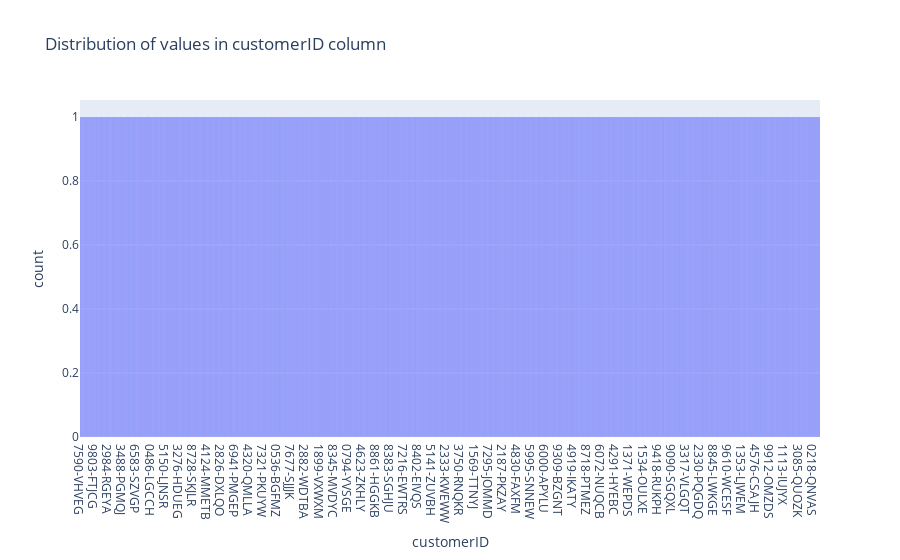
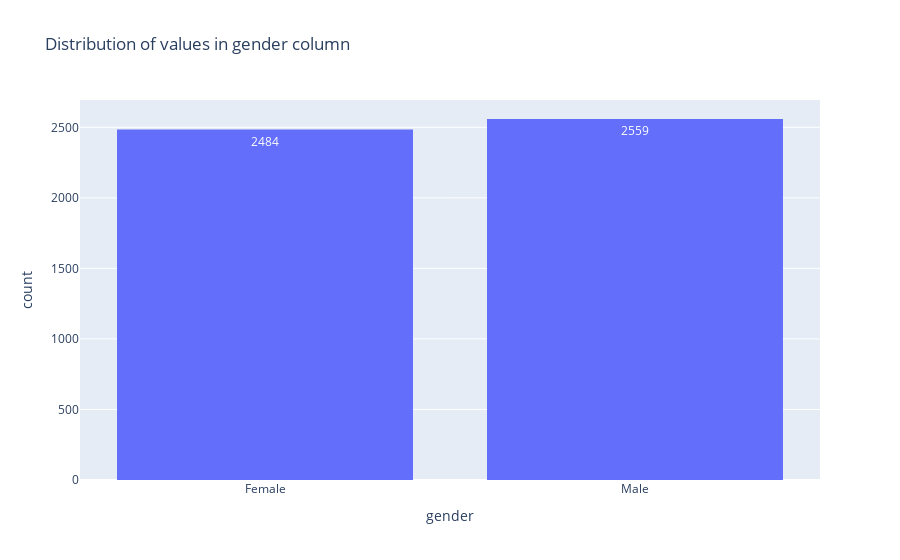
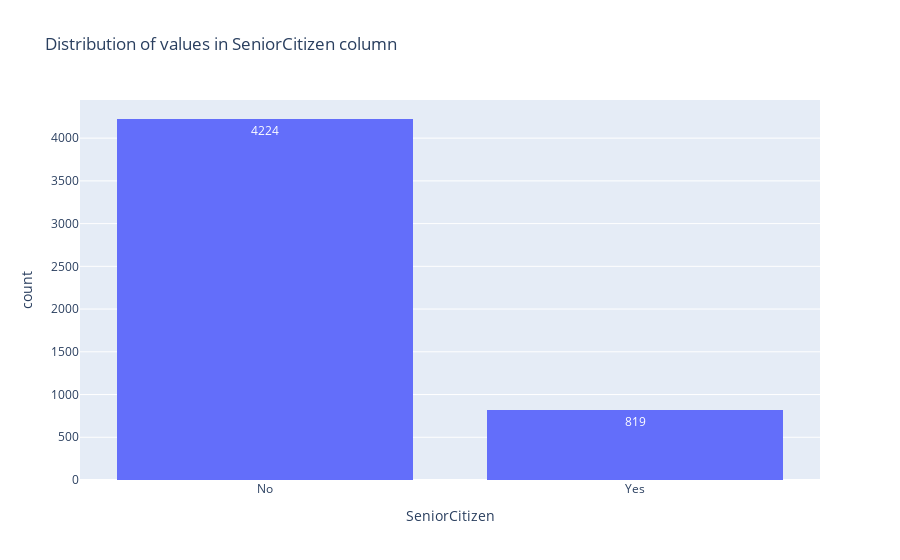
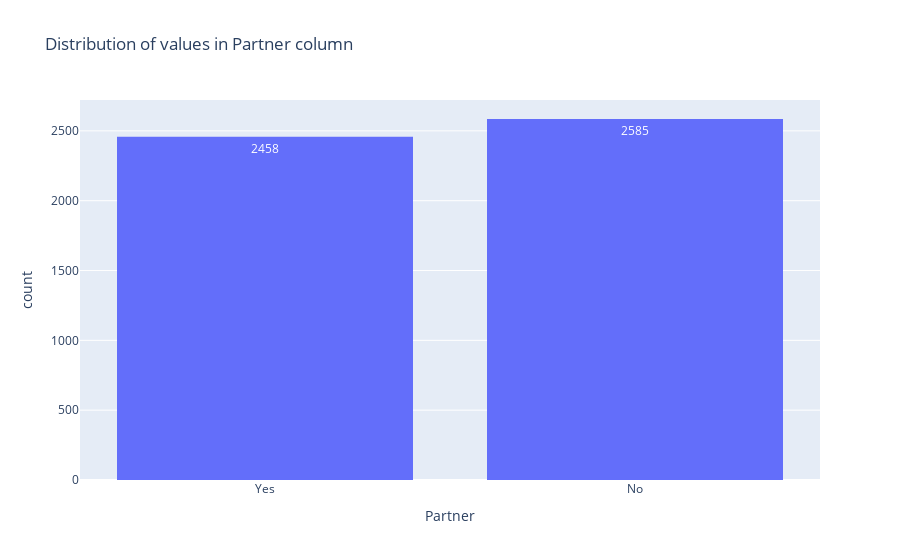

The cell these charts' notebook holds for them, in order:
### Code cell
import plotly.express as px
for column in result[list_cat].columns:
    fig = px.histogram(result[list_cat], x = column, text_auto = True, title = f' Distribution of values in {column} column')
    fig.show()

### Figure 1 — Plotly figure (JSON) as saved in the notebook; plotly's stock layout.template omitted (floating-point values rounded to 4 significant figures; data arrays with more than 128 entries replaced by an {"elided": "..."} marker saying what was removed)
{"data": [{"alignmentgroup": "True", "bingroup": "x", "hovertemplate": "customerID=%{x}<br>count=%{y}<extra></extra>", "legendgroup": "", "marker": {"color": "#636efa", "pattern": {"shape": ""}}, "name": "", "offsetgroup": "", "orientation": "v", "showlegend": false, "texttemplate": "%{value}", "type": "histogram", "x": {"elided": "5043 str values"}, "xaxis": "x", "yaxis": "y"}], "layout": {"barmode": "relative", "legend": {"tracegroupgap": 0}, "title": {"text": " Distribution of values in customerID column"}, "xaxis": {"anchor": "y", "domain": [0, 1], "title": {"text": "customerID"}}, "yaxis": {"anchor": "x", "domain": [0, 1], "title": {"text": "count"}}}}

### Figure 2 — Plotly figure (JSON) as saved in the notebook; plotly's stock layout.template omitted (floating-point values rounded to 4 significant figures; data arrays with more than 128 entries replaced by an {"elided": "..."} marker saying what was removed)
{"data": [{"alignmentgroup": "True", "bingroup": "x", "hovertemplate": "gender=%{x}<br>count=%{y}<extra></extra>", "legendgroup": "", "marker": {"color": "#636efa", "pattern": {"shape": ""}}, "name": "", "offsetgroup": "", "orientation": "v", "showlegend": false, "texttemplate": "%{value}", "type": "histogram", "x": {"elided": "5043 str values"}, "xaxis": "x", "yaxis": "y"}], "layout": {"barmode": "relative", "legend": {"tracegroupgap": 0}, "title": {"text": " Distribution of values in gender column"}, "xaxis": {"anchor": "y", "domain": [0, 1], "title": {"text": "gender"}}, "yaxis": {"anchor": "x", "domain": [0, 1], "title": {"text": "count"}}}}

### Figure 3 — Plotly figure (JSON) as saved in the notebook; plotly's stock layout.template omitted (floating-point values rounded to 4 significant figures; data arrays with more than 128 entries replaced by an {"elided": "..."} marker saying what was removed)
{"data": [{"alignmentgroup": "True", "bingroup": "x", "hovertemplate": "SeniorCitizen=%{x}<br>count=%{y}<extra></extra>", "legendgroup": "", "marker": {"color": "#636efa", "pattern": {"shape": ""}}, "name": "", "offsetgroup": "", "orientation": "v", "showlegend": false, "texttemplate": "%{value}", "type": "histogram", "x": {"elided": "5043 str values"}, "xaxis": "x", "yaxis": "y"}], "layout": {"barmode": "relative", "legend": {"tracegroupgap": 0}, "title": {"text": " Distribution of values in SeniorCitizen column"}, "xaxis": {"anchor": "y", "domain": [0, 1], "title": {"text": "SeniorCitizen"}}, "yaxis": {"anchor": "x", "domain": [0, 1], "title": {"text": "count"}}}}

### Figure 4 — Plotly figure (JSON) as saved in the notebook; plotly's stock layout.template omitted (floating-point values rounded to 4 significant figures; data arrays with more than 128 entries replaced by an {"elided": "..."} marker saying what was removed)
{"data": [{"alignmentgroup": "True", "bingroup": "x", "hovertemplate": "Partner=%{x}<br>count=%{y}<extra></extra>", "legendgroup": "", "marker": {"color": "#636efa", "pattern": {"shape": ""}}, "name": "", "offsetgroup": "", "orientation": "v", "showlegend": false, "texttemplate": "%{value}", "type": "histogram", "x": {"elided": "5043 str values"}, "xaxis": "x", "yaxis": "y"}], "layout": {"barmode": "relative", "legend": {"tracegroupgap": 0}, "title": {"text": " Distribution of values in Partner column"}, "xaxis": {"anchor": "y", "domain": [0, 1], "title": {"text": "Partner"}}, "yaxis": {"anchor": "x", "domain": [0, 1], "title": {"text": "count"}}}}
